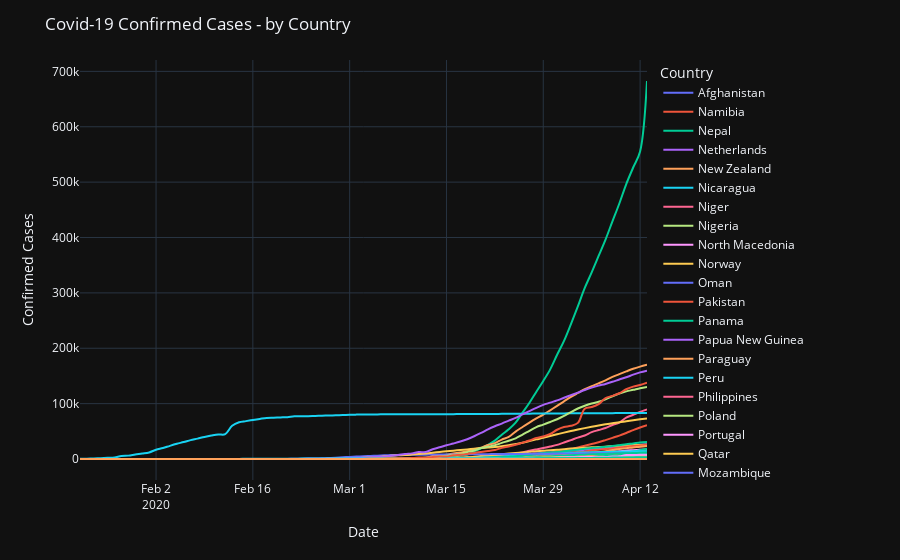

The cell this chart's notebook holds for it:
### Code cell
fig3 = px.line(x=country_ts['Date'], 
        y=country_ts["Confirmed"], 
        color=country_ts["Country/Region"], 
        hover_name=country_ts["Country/Region"],
        line_shape="spline", 
        render_mode="svg", 
        template='plotly_dark',
)

# Add labels
fig3.update_layout(
    title = "Covid-19 Confirmed Cases - by Country",
    xaxis_title = "Date",
    yaxis_title = "Confirmed Cases",
    legend_title = "Country"
)

fig3.show()
